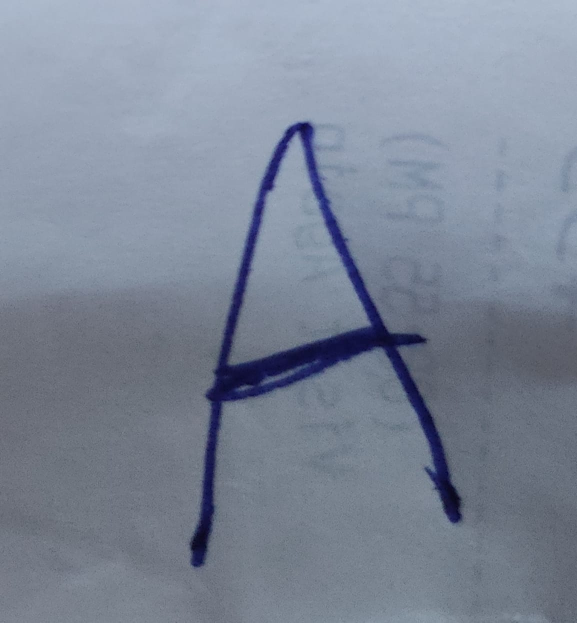
#> input picture alpha.jpeg, 1154 x 1245 px, found by its file name (shown at 1/2 size)
$ jupyter execute --allow-errors 'Handwritten Character.ipynb'
#> lines starting #> are read from the running program, lines starting #| are printed output that depends on the picture; after the words box and inside, x2 and y2 are one past the last pixel; in counts of white or black regions, pixels touching at a corner belong together
[cell 1]
from keras.datasets import mnist
import matplotlib.pyplot as plt
import cv2
import numpy as np
from keras.models import Sequential
from keras.layers import Dense, Flatten, Conv2D, MaxPool2D, Dropout
from keras.optimizers import SGD, Adam
from keras.callbacks import ReduceLROnPlateau, EarlyStopping
from keras.utils import to_categorical
import pandas as pd
from sklearn.model_selection import train_test_split
from keras.utils import np_utils
from sklearn.utils import shuffle

#> (a cell that did not finish here is left out)

#> (a cell that did not finish here is left out)

#> (a cell that did not finish here is left out)

[cell 5]
# Dictionary for getting characters from index values...
word_dict = {0:'A',1:'B',2:'C',3:'D',4:'E',5:'F',6:'G',7:'H',8:'I',9:'J',10:'K',11:'L',12:'M',13:'N',14:'O',15:'P',16:'Q',17:'R',18:'S',19:'T',20:'U',21:'V',22:'W',23:'X', 24:'Y',25:'Z'}

#> (a cell that did not finish here is left out)

#> (a cell that did not finish here is left out)

#> (a cell that did not finish here is left out)

#> (a cell that did not finish here is left out)

#> (a cell that did not finish here is left out)

#> (a cell that did not finish here is left out)

#> (a cell that did not finish here is left out)

[cell 13]
# Displaying some of the test images & their predicted labels...

fig, axes = plt.subplots(3,3, figsize=(8,9))
axes = axes.flatten()

#> (the rest of this cell did not finish here and is left out)

[cell 14]
# Prediction on external image...

img = cv2.imread(r'C:\Users\jaswa\OneDrive\Desktop\project\P.T-1\input\alpha.jpeg')
#> img is the input picture: shape (1245, 1154, 3); mean B, G, R 151.2, 134.6, 125
img_copy = img.copy()

img = cv2.cvtColor(img, cv2.COLOR_BGR2RGB)
img = cv2.resize(img, (400,440))
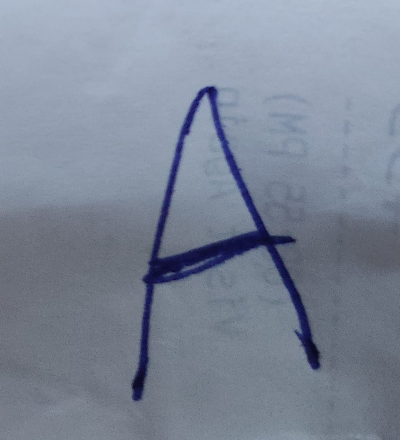
#> img: shape (440, 400, 3); mean R, G, B 124.9, 134.5, 151.1

img_copy = cv2.GaussianBlur(img_copy, (7,7), 0)
img_gray = cv2.cvtColor(img_copy, cv2.COLOR_BGR2GRAY)
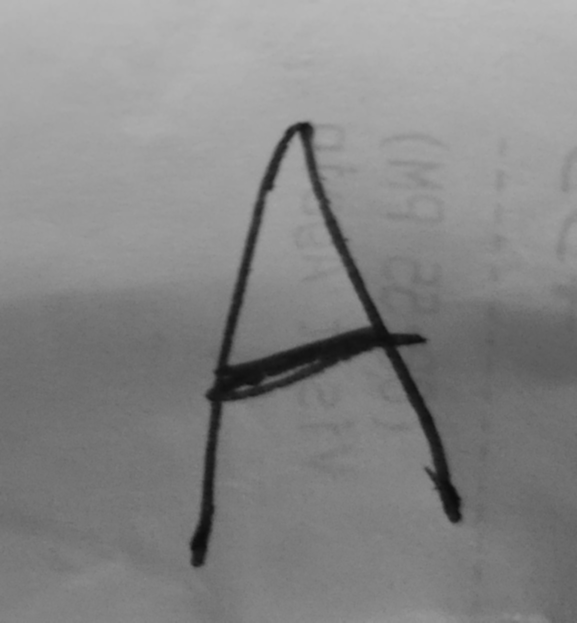
#> img_gray: shape (1245, 1154) (shown at 1/2 size); min 11, max 188, mean 133.6
_, img_thresh = cv2.threshold(img_gray, 100, 255, cv2.THRESH_BINARY_INV)
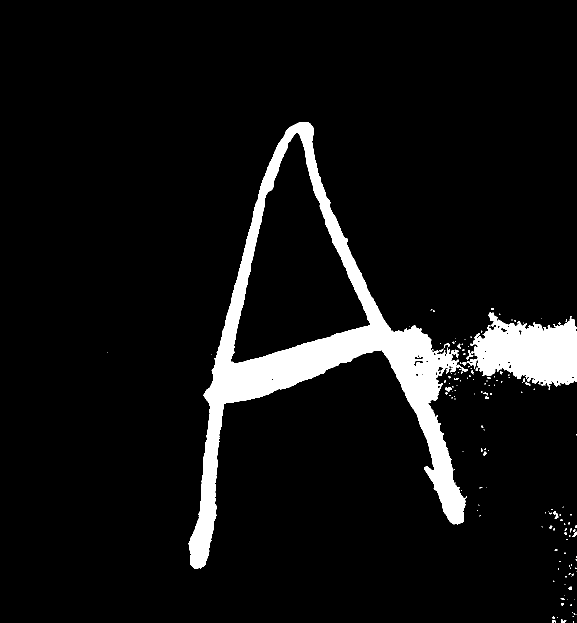
#> img_thresh: shape (1245, 1154) (shown at 1/2 size); 7.1% white; 153 white regions (128 under 20 px), largest, box (x1, y1, x2, y2) and area: (377, 244, 936, 1138) 78754, (935, 625, 1154, 779) 21109, (1106, 1022, 1117, 1038) 78

img_final = cv2.resize(img_thresh, (28,28))
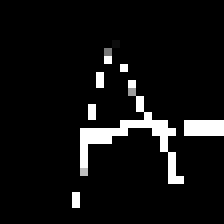
#> img_final: shape (28, 28) (shown 8 times larger); min 0, max 255, mean 17.2
img_final =np.reshape(img_final, (1,28,28,1))


#> (the rest of this cell did not finish here and is left out)
